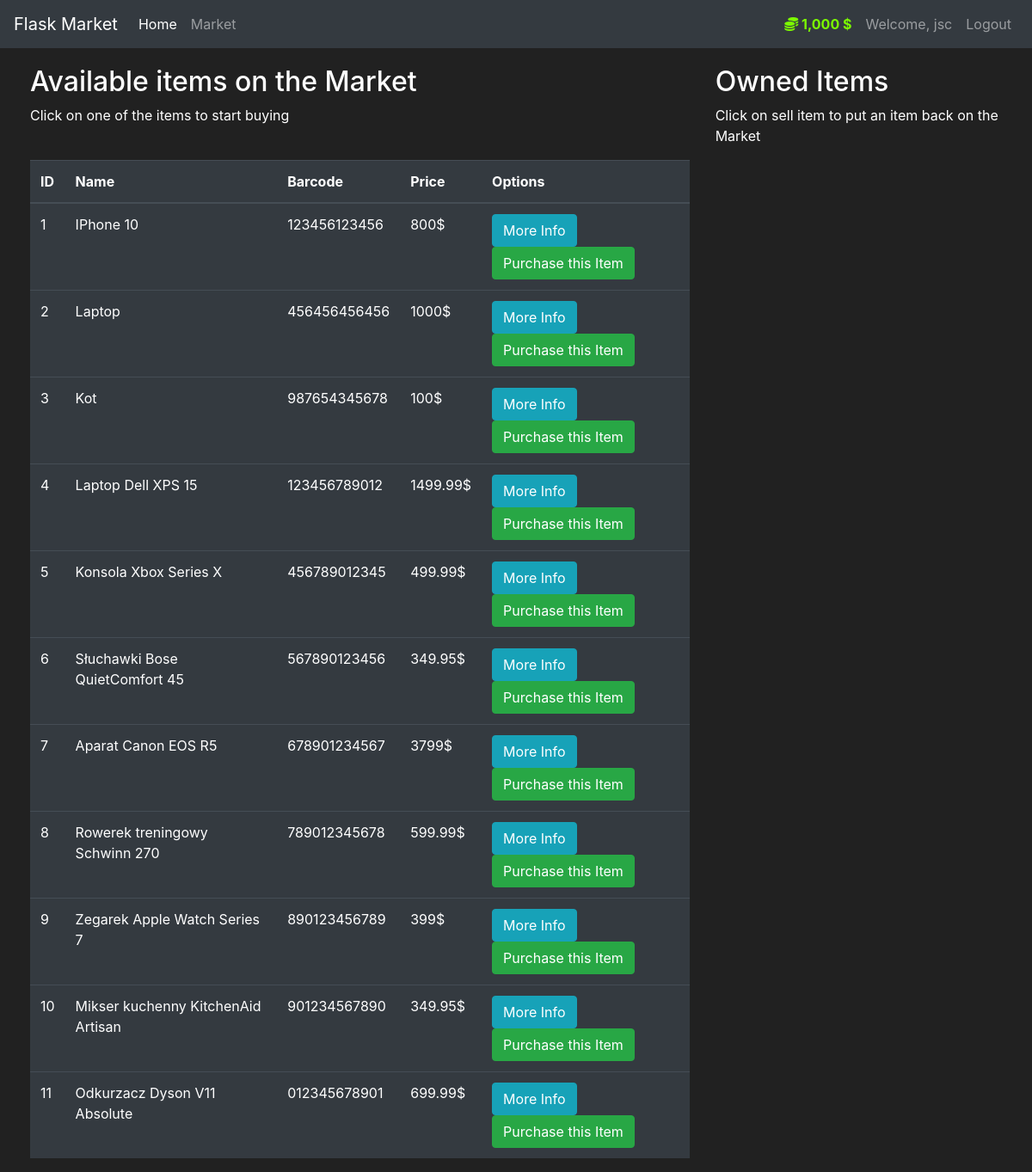
The app's page /market (signed in) with its own data.
### market/models.py (models this page shows, shortened)
class User(db.Model, UserMixin):
    id = db.Column(db.Integer(), primary_key=True)
    username = db.Column(db.String(length=30),nullable=False, unique=True)
    emailAddress = db.Column(db.String(length=50), nullable = False, unique = True)
    password_hash = db.Column(db.String(length=60), nullable = False)
    budget = db.Column(db.Integer(), nullable=False, default=1000)
    items = db.relationship('Item', backref='owned_user', lazy=True)
    @property
    def prittier_budget(self):
        if len(str(self.budget)) >= 4:
            return f'{str(self.budget)[:-3]},{str(self.budget)[-3:]} $'
        else:
            return f"{self.budget} $"
    @property
    def password(self):
        return self.password

class Item(db.Model):
    id = db.Column(db.Integer(), primary_key=True)
    name = db.Column(db.String(length=30), nullable=False, unique=True)
    price = db.Column(db.Integer(), nullable=False)
    barcode = db.Column(db.String(length=12), nullable=False, unique=True)
    description = db.Column(db.String(length=1024), nullable=False, unique=True)
    owner = db.Column(db.Integer(), db.ForeignKey('user.id'))

### market/routes.py (the view, shortened to what this page needs)
@app.route('/market', methods=['GET','POST'])
@login_required
def marketPage():
    purchase_form = PurchaseItemForm()
    selling_form = SellItemForm()
    if request.method == "GET":
        items = Item.query.filter_by(owner = None)
        owned_items = Item.query.filter_by(owner=current_user.id)
    return render_template('market.html',items=items, purchase_form=purchase_form, owned_items=owned_items, selling_form = selling_form)

### market/models.py (called while the page is built)
@login_manager.user_loader
def load_user(user_id):
    return User.query.get(int(user_id))

### market/templates/market.html (shortened to what this page needs)
{% extends 'base.html' %}
{% block content %}
<div class="row" style="margin-top:20px; margin-left:20px">
   <div class="col-8">
       <h2>Available items on the Market</h2>
       <p>Click on one of the items to start buying</p>
       <br>
      <table class="table table-hover table-dark">
         <thead>
            <tr>
               <th scope="col">ID</th>
               <th scope="col">Name</th>
               <th scope="col">Barcode</th>
               <th scope="col">Price</th>
               <th scope="col">Options</th>
            </tr>
         </thead>
         <tbody>
            {% for item in items %}
            <tr>
               <td>{{ item.id }}</td>
               <td>{{ item.name }}</td>
               <td>{{ item.barcode }}</td>
               <td>{{ item.price }}$</td>
               <td>
                  <button class="btn btn-outline btn-info" data-toggle="modal" data-target="#Modal-MoreInfo-{{ item.id }}">More Info</button>
                  <button class="btn btn-outline btn-success" data-toggle="modal" data-target="#Modal-PurchaseConfirm-{{ item.id }}">Purchase this Item</button>
               </td>
            </tr>
            {% endfor %}
         </tbody>
      </table>
   </div>
   <div class="col-4">
        <h2>Owned Items</h2>
        <p>Click on sell item to put an item back on the Market</p>
        <br>
   </div>
</div>
{% endblock %}

### market/templates/base.html (shortened to what this page needs)
<!doctype html>
<html lang="en">
   <head>
      <link rel="stylesheet" href="https://cdn.jsdelivr.net/npm/bootstrap@4.5.3/dist/css/bootstrap.min.css">
   </head>
   <body>
    <nav class="navbar navbar-expand-md navbar-dark bg-dark">
      <a class="navbar-brand" href="#">Flask Market</a>
      <div class="collapse navbar-collapse" id="navbarNav">
        <ul class="navbar-nav mr-auto">
            <li class="nav-item active">
                <a class="nav-link" href="{{ url_for('homePage') }}">Home <span class="sr-only">(current)</span></a>
            </li>
            <li class="nav-item">
                <a class="nav-link" href="{{ url_for('marketPage') }}">Market</a>
            </li>
        </ul>
          {% if current_user.is_authenticated %}
            <ul class="navbar-nav">
              <li class="nav-item">
                <a class="nav-link" style="color: lawngreen; font-weight: bold">
                  <i class='fas fa-coins'></i>
                    {{ current_user.prittier_budget }}
                </a>
              </li>
              <li class="nav-item">
                  <a class="nav-link" href="#">Welcome, {{ current_user.username }}</a>
              </li>
              <li class="nav-item">
                  <a class="nav-link" href={{url_for('logoutPage')}}>Logout</a>
              </li>
            </ul>
          {% endif %}
      </div>
    </nav>
      {% block content %}
      {% endblock %}
   </body>
</html>

### market/templates/base.html (style rules this page uses)
body { background-color: #212121; color: white }

### records on screen
User: prittier_budget "1,000 $", username "jsc"
Item: id "1", name "IPhone 10", barcode "123456123456", price "800"
Item: id "2", name "Laptop", barcode "456456456456", price "1000"
Item: id "3", name "Kot", barcode "987654345678", price "100"
Item: id "4", name "Laptop Dell XPS 15", barcode "123456789012", price "1499.99"
Item: id "5", name "Konsola Xbox Series X", barcode "456789012345", price "499.99"
Item: id "6", name "Słuchawki Bose QuietComfort 45", barcode "567890123456", price "349.95"
Item: id "7", name "Aparat Canon EOS R5", barcode "678901234567", price "3799"
Item: id "8", name "Rowerek treningowy Schwinn 270", barcode "789012345678", price "599.99"
Item: id "9", name "Zegarek Apple Watch Series 7", barcode "890123456789", price "399"
Item: id "10", name "Mikser kuchenny KitchenAid Artisan", barcode "901234567890", price "349.95"
Item: id "11", name "Odkurzacz Dyson V11 Absolute", barcode "012345678901", price "699.99"
